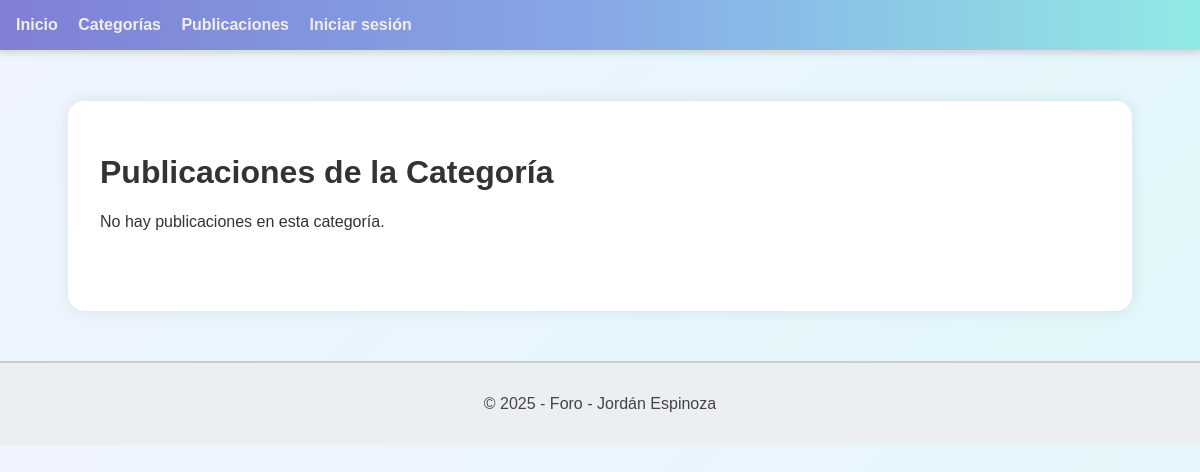
The app's page /foro/publicaciones/categoria/15/, older data.
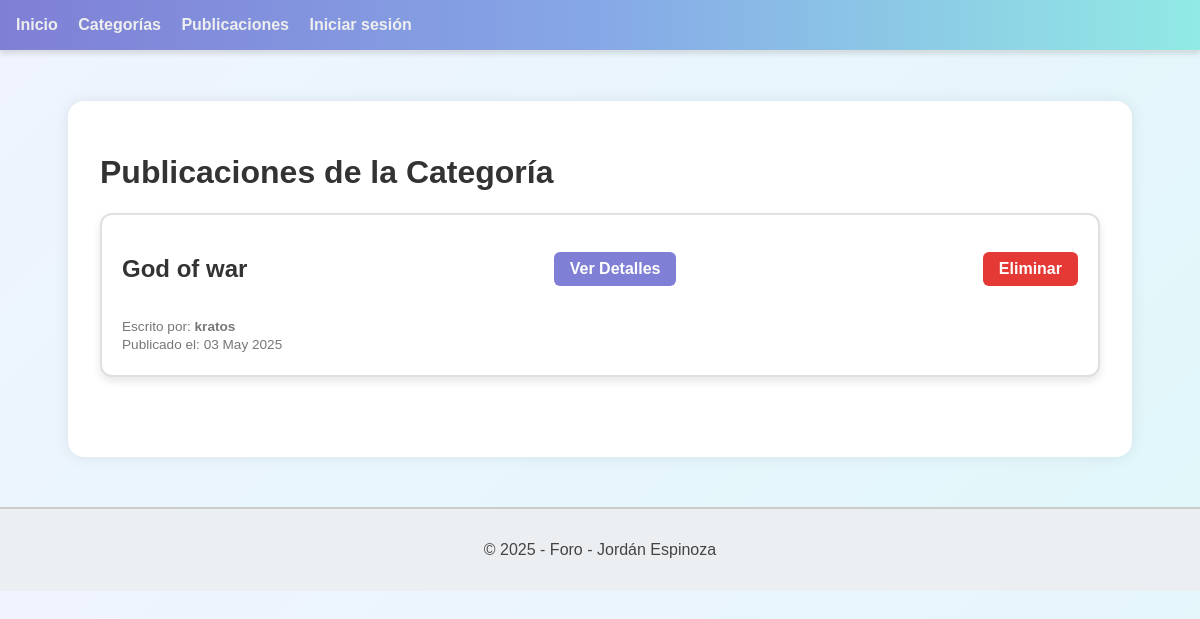
The same page, newer data.
### foro_aplicacion/models.py (models this page shows, shortened)
class Publicacion(models.Model):
    titulo = models.CharField(max_length=100)
    cuerpo = models.TextField()
    fecha_creacion = models.DateTimeField(auto_now_add=True)
    fecha_modificacion = models.DateTimeField(auto_now=True)
    usuario = models.ForeignKey(Usuario, on_delete=models.CASCADE, related_name='publicaciones')
    categoria = models.ForeignKey(Categoria, on_delete=models.CASCADE, related_name='publicaciones')
    etiquetas = models.ManyToManyField(Etiqueta, through='PublicacionEtiqueta', related_name='publicaciones')

class Usuario(AbstractUser):
    correo = models.EmailField(max_length=100, unique=True)
    es_admin = models.BooleanField(default=False)
    es_baneado = models.BooleanField(default=False)
    es_moderador = models.BooleanField(default=False)
    es_autor = models.BooleanField(default=False)
    reputacion = models.IntegerField(default=0)
    avatar = models.ImageField(upload_to='avatars/', blank=True, null=True)
    class Meta:
        verbose_name = 'Usuario'
        verbose_name_plural = 'Usuarios'

### foro_aplicacion/views.py (the view)
# urls.py: path('publicaciones/categoria/<int:categoria_id>/', publicaciones_por_categoria, name='publicaciones_por_categoria'),
def publicaciones_por_categoria(request, categoria_id):
    publicaciones = Publicacion.objects.filter(categoria_id=categoria_id)
    return render(request, 'publicaciones/listar_por_categoria.html', {'publicaciones': publicaciones})

### foro_aplicacion/templates/publicaciones/listar_por_categoria.html (shortened to what this page needs)
{% extends 'template_base.html' %}
{% block body %}
    <h1>Publicaciones de la Categoría</h1>
    {% if publicaciones %}
        {% for publicacion in publicaciones %}
            <div class="publicacion-card">
                <div class="publicacion-header">
                    <h2 class="titulo">{{ publicacion.titulo }}</h2>
                    <a href="{% url 'detalle_publicacion' publicacion.pk %}" class="btn btn-ver">Ver Detalles</a>
                    <a href="{% url 'eliminar_publicacion' publicacion.pk %}" class="btn btn-eliminar">Eliminar</a>
                </div>
                <p class="autor">Escrito por: <strong>{{ publicacion.usuario.username }}</strong></p>
                <p class="fecha">Publicado el: {{ publicacion.fecha_creacion|date:"d M Y" }}</p>
            </div>
        {% endfor %}
    {% else %}
        <p>No hay publicaciones en esta categoría.</p>
    {% endif %}
{% endblock body %}

Row changes from the older to the newer data that the page shows:
added Publicacion: titulo "God of war", usuario.username "kratos", fecha_creacion "03 May 2025"
Text that changed along with them:
text no longer shown: "No hay publicaciones en esta categoría."
